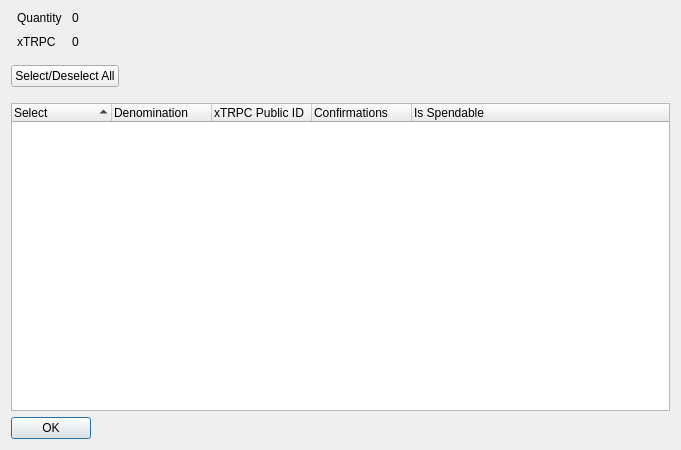
<?xml version="1.0" encoding="UTF-8"?>
<ui version="4.0">
 <class>XIONControlDialog</class>
 <widget class="QDialog" name="XIONControlDialog">
  <property name="geometry">
   <rect>
    <x>0</x>
    <y>0</y>
    <width>681</width>
    <height>450</height>
   </rect>
  </property>
  <property name="minimumSize">
   <size>
    <width>681</width>
    <height>450</height>
   </size>
  </property>
  <property name="windowTitle">
   <string>Select xTRPC to Spend</string>
  </property>
  <layout class="QVBoxLayout" name="verticalLayout" stretch="0,0,0,0">
   <item>
    <layout class="QHBoxLayout" name="horizontalLayout" stretch="0,0">
     <property name="spacing">
      <number>-1</number>
     </property>
     <property name="bottomMargin">
      <number>10</number>
     </property>
     <item>
      <layout class="QFormLayout" name="formLayout">
       <property name="horizontalSpacing">
        <number>10</number>
       </property>
       <property name="verticalSpacing">
        <number>10</number>
       </property>
       <property name="leftMargin">
        <number>6</number>
       </property>
       <property name="rightMargin">
        <number>6</number>
       </property>
       <item row="0" column="0">
        <widget class="QLabel" name="labelQuantity">
         <property name="text">
          <string>Quantity</string>
         </property>
        </widget>
       </item>
       <item row="0" column="1">
        <widget class="QLabel" name="labelQuantity_int">
         <property name="text">
          <string>0</string>
         </property>
        </widget>
       </item>
       <item row="1" column="0">
        <widget class="QLabel" name="labelXION">
         <property name="text">
          <string>xTRPC</string>
         </property>
        </widget>
       </item>
       <item row="1" column="1">
        <widget class="QLabel" name="labelXION_int">
         <property name="text">
          <string>0</string>
         </property>
        </widget>
       </item>
      </layout>
     </item>
     <item>
      <spacer name="horizontalSpacer_2">
       <property name="orientation">
        <enum>Qt::Horizontal</enum>
       </property>
       <property name="sizeHint" stdset="0">
        <size>
         <width>40</width>
         <height>20</height>
        </size>
       </property>
      </spacer>
     </item>
    </layout>
   </item>
   <item>
    <layout class="QHBoxLayout" name="horizontalLayout3" stretch="0,0">
     <property name="spacing">
      <number>14</number>
     </property>
     <property name="bottomMargin">
      <number>10</number>
     </property>
     <item>
      <widget class="QPushButton" name="pushButtonAll">
       <property name="text">
        <string>Select/Deselect All</string>
       </property>
      </widget>
     </item>
     <item>
      <spacer name="horizontalSpacer">
       <property name="orientation">
        <enum>Qt::Horizontal</enum>
       </property>
       <property name="sizeHint" stdset="0">
        <size>
         <width>40</width>
         <height>20</height>
        </size>
       </property>
      </spacer>
     </item>
    </layout>
   </item>
   <item>
    <widget class="QTreeWidget" name="treeWidget">
     <property name="sizePolicy">
      <sizepolicy hsizetype="Expanding" vsizetype="Expanding">
       <horstretch>0</horstretch>
       <verstretch>0</verstretch>
      </sizepolicy>
     </property>
     <property name="minimumSize">
      <size>
       <width>0</width>
       <height>250</height>
      </size>
     </property>
     <property name="alternatingRowColors">
      <bool>true</bool>
     </property>
     <property name="sortingEnabled">
      <bool>true</bool>
     </property>
     <property name="columnCount">
      <number>5</number>
     </property>
     <attribute name="headerDefaultSectionSize">
      <number>100</number>
     </attribute>
     <column>
      <property name="text">
       <string notr="true">Select</string>
      </property>
     </column>
     <column>
      <property name="text">
       <string notr="true">Denomination</string>
      </property>
     </column>
     <column>
      <property name="text">
       <string notr="true">xTRPC Public ID</string>
      </property>
     </column>
     <column>
      <property name="text">
       <string notr="true">Confirmations</string>
      </property>
     </column>
     <column>
      <property name="text">
       <string>Is Spendable</string>
      </property>
     </column>
    </widget>
   </item>
   <item>
    <widget class="QDialogButtonBox" name="buttonBox">
     <property name="sizePolicy">
      <sizepolicy hsizetype="Maximum" vsizetype="Fixed">
       <horstretch>0</horstretch>
       <verstretch>0</verstretch>
      </sizepolicy>
     </property>
     <property name="orientation">
      <enum>Qt::Horizontal</enum>
     </property>
     <property name="standardButtons">
      <set>QDialogButtonBox::Ok</set>
     </property>
    </widget>
   </item>
  </layout>
 </widget>
 <resources/>
 <connections>
  <connection>
   <sender>buttonBox</sender>
   <signal>accepted()</signal>
   <receiver>XIONControlDialog</receiver>
   <slot>accept()</slot>
   <hints>
    <hint type="sourcelabel">
     <x>248</x>
     <y>254</y>
    </hint>
    <hint type="destinationlabel">
     <x>157</x>
     <y>274</y>
    </hint>
   </hints>
  </connection>
  <connection>
   <sender>buttonBox</sender>
   <signal>rejected()</signal>
   <receiver>XIONControlDialog</receiver>
   <slot>reject()</slot>
   <hints>
    <hint type="sourcelabel">
     <x>316</x>
     <y>260</y>
    </hint>
    <hint type="destinationlabel">
     <x>286</x>
     <y>274</y>
    </hint>
   </hints>
  </connection>
 </connections>
</ui>
